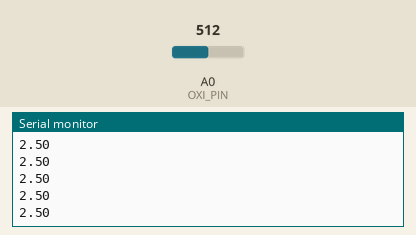
Recording of a sketch running on a simulated Arduino Uno, built with avr-gcc and run on an emulated ATmega328P. On the bench: the last lines printed to the serial monitor. The test bench sets the inputs (shaded band); at power-on: A0 (OXI_PIN) = 512.

Above: at 4.2 s.
4.3 s: A0 (OXI_PIN) set to 716
At 5.3 s:
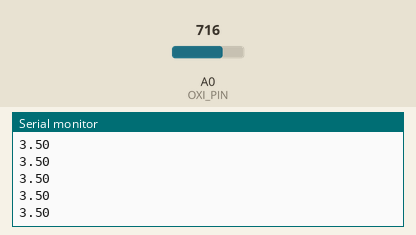
5.8 s: A0 (OXI_PIN) set to 900
At 6.8 s:
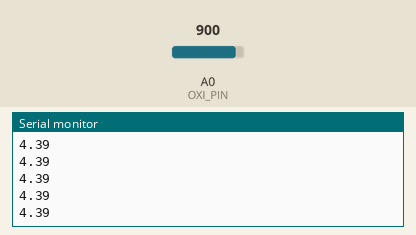
Timing chart, 0 to 8.8 s (numbered marks = the images above; inputs shaded):
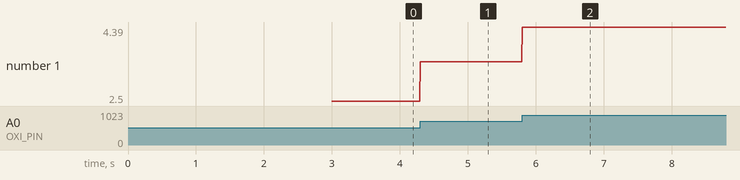

Measured:
- after the input at 4.3 s, the serial monitor: prints a new line at once (image 1)
- after the input at 5.8 s, the serial monitor: prints a new line at once (image 2)
- plotted number 1: 2.5 → 3.5 after the input at 4.3 s, 3.5 → 4.39 after the input at 5.8 s

The sketch:

oximeter_serial.ino
```cpp
/*
 *  Rodrigo Oliveira Caus
 *
 *  Arquivo que lê uma porta analógica e envia pela porta Serial o valor de
 *  tensão da entrada analógica de 0.0 a 5.0 (double - 4 bytes)
 */


#define OXI_PIN A0

double i;
double oximeter;

void setup() {
  Serial.begin(19200);
  delay(3000);
  oximeter = 0;
  i = 0;
}

void loop() {
 oximeter = 5.0*(analogRead(OXI_PIN)/1024.0);
 /*
 oximeter = max(2*cos(i), 0.5);
 i += 0.08;
 if(i > 2*PI)
    i = 0;
 */
 Serial.println(oximeter);
 delay(10);
}
```
